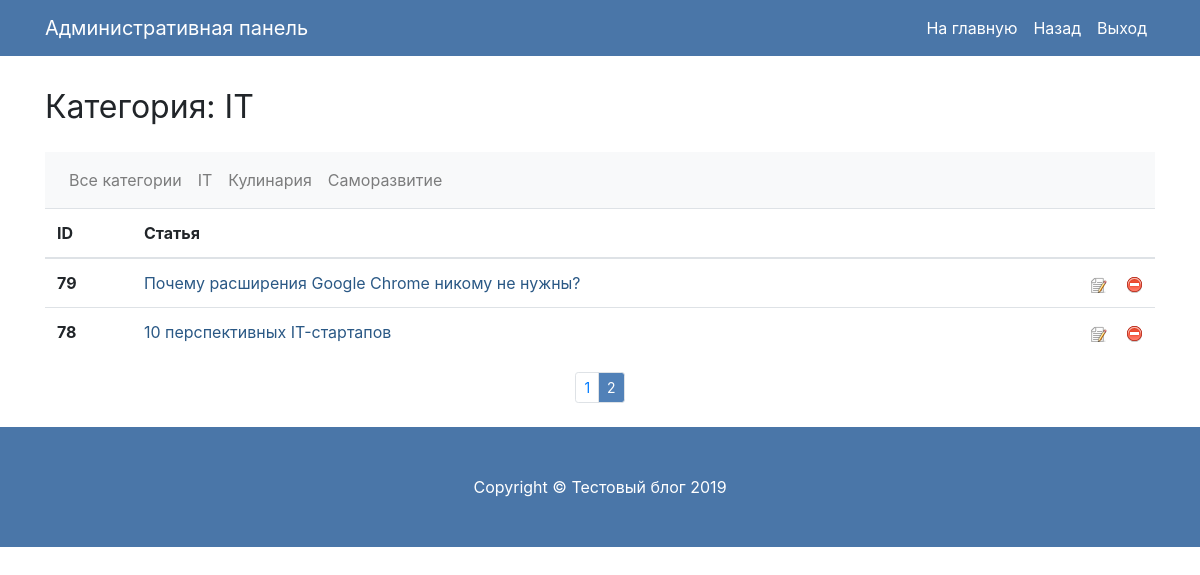
The app's page /app/admin/category.php?id=1&page=2 (signed in) with its own data.
### tables this page shows
CREATE TABLE `category` (
  `id` int(11) NOT NULL,
  `title` varchar(100) NOT NULL
);

CREATE TABLE `posts` (
  `id` int(11) NOT NULL,
  `title` varchar(255) NOT NULL,
  `text` text NOT NULL,
  `datetime` datetime NOT NULL DEFAULT current_timestamp(),
  `image` varchar(300) NOT NULL,
  `category_id` int(11) NOT NULL DEFAULT 0
);

### function/function.php (called while the page is built, shortened)
<?php
require_once __DIR__ . '/../database/connect.php';
function get_category($connect){
	$sql = "SELECT * FROM category";
	$result = mysqli_query($connect, $sql);
	$categories = mysqli_fetch_all($result, MYSQLI_ASSOC);
	return $categories;
}
function get_category_title($category_id){
	global $connect;
	$category_id = mysqli_real_escape_string($connect, $category_id);
	$sql = 'SELECT title FROM category WHERE id = "'.$category_id.'"';
	$result = mysqli_query($connect, $sql);
	$category = mysqli_fetch_assoc($result);
	return $category['title'];
}
?>

### ads/admin/ads_category.php (called while the page is built, shortened)
<?php
$categories = get_category($connect);
$category_id = (int)$_GET['id'];
if(isset($_GET['page'])){
	$page = (int)$_GET['page'];
} else {
	$page = 1;
}
	$notesOnPage = 3;
	$from = ($page - 1) * $notesOnPage;
	$category_id = mysqli_real_escape_string($connect, $category_id);
	$sql = "SELECT * FROM posts WHERE category_id = ".$category_id." ORDER BY id DESC LIMIT $from, $notesOnPage";
	$result = mysqli_query($connect, $sql);
	$posts = mysqli_fetch_all($result, MYSQLI_ASSOC);
	$sql = "SELECT COUNT(*) as count FROM posts WHERE category_id = ".$category_id;
	$result = mysqli_query($connect, $sql);
	$count = mysqli_fetch_assoc($result)['count'];
	$pagesCount = ceil($count / $notesOnPage);
	?>

### app/admin/category.php (the view, shortened to what this page needs)
<?php
require_once '../../database/connect.php';
require_once '../../function/function.php';
require_once '../../ads/admin/ads_category.php';
?>
<!DOCTYPE html>
<html lang="en">
<head>
	<link href="../../css/animate.css" rel="stylesheet">
	<link href="../../vendor/bootstrap/css/bootstrap.min.css" rel="stylesheet">
	<link href="../../css/blog-home.css" rel="stylesheet">
</head>
<body>
	<nav class="navbar navbar-expand-lg navbar-dark bg-dark fixed-top">
		<div class="container">
			<a class="navbar-brand" href="#">Административная панель</a>
			<div class="collapse navbar-collapse" id="navbarResponsive">
				<ul class="navbar-nav ml-auto">
					<li class="nav-item">
						<a class="nav-link" href="/">На главную</a>
					</li>
					<li class="nav-item">
						<a class="nav-link" href="admin.php">Назад</a>
					</li>
					<li class="nav-item">
						<a class="nav-link" href="?do=logout">Выход</a>
					</li>
				</ul>
			</div>
		</div>
	</nav>
	<div class="container">
		<div class="row">
			<div class="col-md-12 animated delay-1s fadeIn">
				<h1 class="my-4">
					<small>Категория: <?=get_category_title($_GET['id'])?></small>
				</h1>
				<nav class="navbar navbar-expand-lg navbar-light bg-light">
					<div class="collapse navbar-collapse" id="navbarNavAltMarkup">
						<div class="navbar-nav">
							<a class="nav-item nav-link" href="admin.php">Все категории</a>
							<?php foreach($categories as $category){ ?>
								<a class="nav-item nav-link" href="category.php?id=<?=$category["id"]?>"><?=$category["title"]?></a>
							<?php } ?>
						</div>
					</div>
				</nav>
				<table class="table">
					<thead>
						<tr>
							<th scope="col">ID</th>
							<th scope="col">Статья</th>
						</tr>
					</thead>
					<tbody>
						<?php foreach($posts as $post) { ?>
							<tr>
								<th scope="row"><?php echo $post['id']; ?></th>
								<td>
									<a href="../../post.php?post_id=<?=$post['id']?>">
										<?php echo $post['title']; ?>
									</a>
									<a href="?delete=<?=$post['id']?>" style="float: right;margin-left: 20px;"><img src="../../images/delete.png" title="Удалить запись"></a>
									<a href="edit.php?post_id=<?=$post['id']?>" style="float: right;" target="_blank"><img src="../../images/edit.png" title="Редактировать запись"></a>
								</td>
							</tr>
						<?php } ?>
					</tbody>
				</table>
				<nav aria-label="Page navigation example">
					<ul class="pagination pagination-sm justify-content-center mb-4">
						<?php for ($i = 1;$i <= $pagesCount; $i++){ ?>
							<?php if($page == $i) { ?>
								<li class="page-item active"><a class="page-link" href="category.php?id=<?=$category_id?>&page=<?php echo $i ?>"><?php echo $i ?></a></li>
							<?php } else { ?>
								<li class="page-item"><a class="page-link" href="category.php?id=<?=$category_id?>&page=<?php echo $i ?>"><?php echo $i ?></a></li>
							<?php } ?>
						<?php } ?>
					</ul>
				</nav>
			</div>
		</div>
	</div>
	<footer class="py-5 bg-dark">
		<div class="container">
			<p class="m-0 text-center text-white">Copyright &copy; Тестовый блог 2019</p>
		</div>
	</footer>
</body>
</html>

### css/blog-home.css (style rules this page uses)
body { padding-top: 56px; }

### records on screen
category: title "IT"
category: title "Кулинария"
category: title "Саморазвитие"
posts: id "79", title "Почему расширения Google Chrome никому не нужны?"
posts: id "78", title "10 перспективных IT-стартапов"
